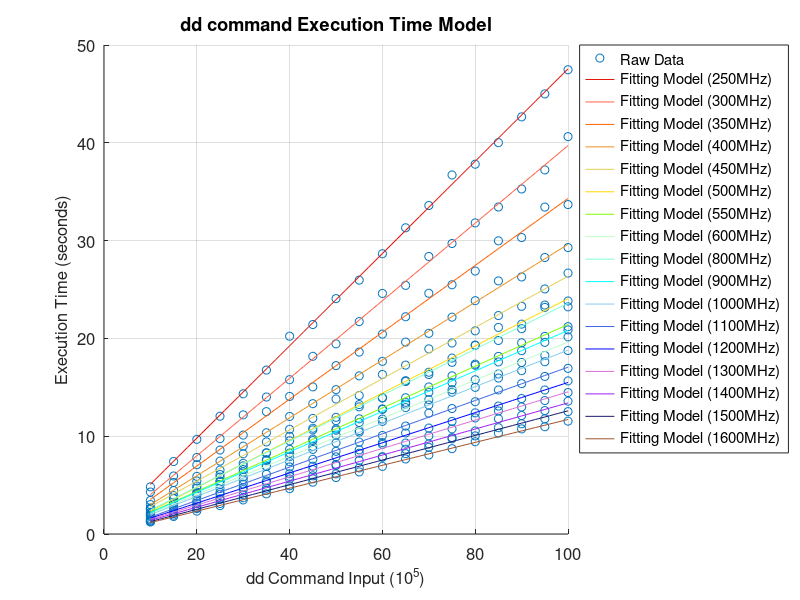
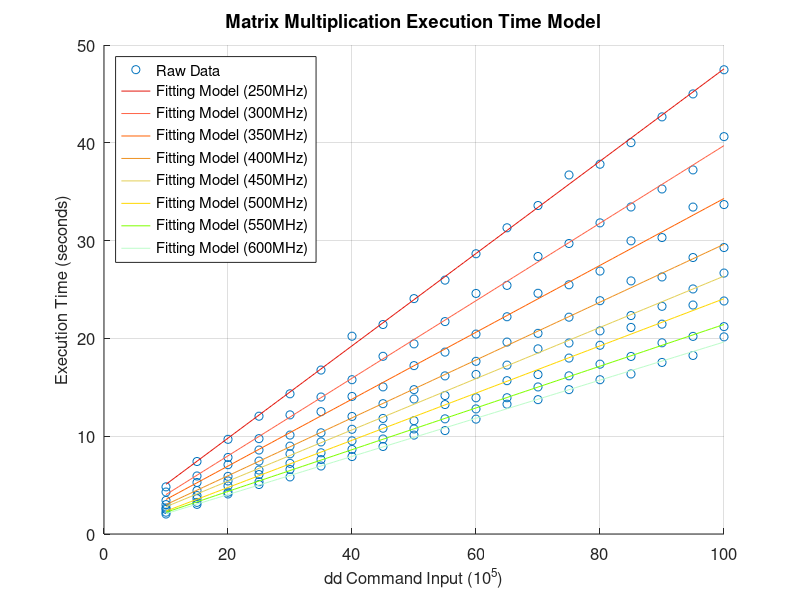
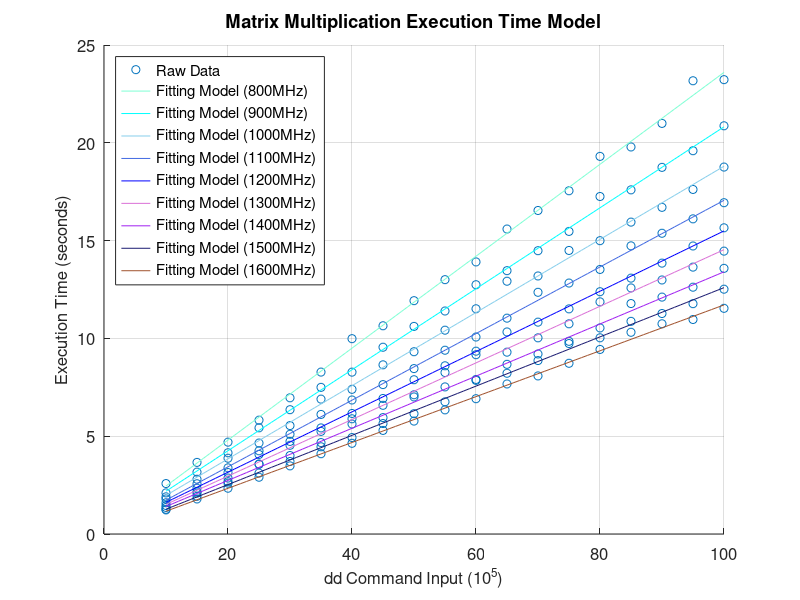

MATLAB code for these plots, in order:
% Read the data file
Data=csvread('Execution Time dd.csv');
Data_1=csvread('Execution Time dd_Little CPU.csv');
Data_2=csvread('Execution Time dd_Big CPU.csv');

% Separate the data
Dimension=Data(:,1);
Time=Data(:,3);
Dimension_1=Data_1(:,1);
Time_1=Data_1(:,3);
Dimension_2=Data_2(:,1);
Time_2=Data_2(:,3);

% Plot
figure(1)
hold on;
plot(Dimension,Time,'o');
x=10:100;
y1=0.472*x+0.361;    % 250MHz
plot(x,y1,'Color',[227/255,23/255,13/255])
y2=0.3965*x+0.0637;  % 300MHz
plot(x,y2,'Color',[255/255,99/255,71/255])
y3=0.342*x+0.108;    % 350MHz
plot(x,y3,'Color',[255/255,97/255,3/255])
y4=0.2958*x+0.0424;  % 400MHz
plot(x,y4,'Color',[237/255,145/255,33/255])
y5=0.262*x+0.165;    % 450MHz
plot(x,y5,'Color',[227/255,207/255,87/255])
y6=0.2413*x-0.0704;  % 500MHz
plot(x,y6,'Color',[255/255,215/255,0/255])
y7=0.2134*x+0.0862;  % 550MHz
plot(x,y7,'Color',[127/255,255/255,0/255])
y8=0.195*x+0.132;    % 600MHz
plot(x,y8,'Color',[189/255,252/255,202/255])
y9=0.235*x+0.101;    % 800MHz
plot(x,y9,'Color',[127/255,255/255,212/255])
y10=0.207*x+0.118;   % 900MHz
plot(x,y10,'Color',[0/255,255/255,255/255])
y11=0.187*x+0.102;   % 1000MHz
plot(x,y11,'Color',[135/255,206/255,235/255])
y12=0.1703*x+0.0288; % 1100MHz
plot(x,y12,'Color',[65/255,105/255,225/255])
y13=0.1542*x+0.0759; % 1200MHz
plot(x,y13,'Color',[0/255,0/255,255/255])
y14=0.1447*x+0.0667; % 1300MHz
plot(x,y14,'Color',[218/255,112/255,214/255])
y15=0.1333*x+0.0733; % 1400MHz
plot(x,y15,'Color',[160/255,32/255,240/255])
y16=0.12586*x+0.00929; % 1500MHz
plot(x,y16,'Color',[25/255,25/255,112/255])
y17=0.11718*x-0.00767; % 1600MHz
plot(x,y17,'Color',[160/255,82/255,45/255])
xlabel('dd Command Input (10^5)')
ylabel('Execution Time (seconds)')
title('dd command Execution Time Model')
legend('Raw Data','Fitting Model (250MHz)','Fitting Model (300MHz)','Fitting Model (350MHz)','Fitting Model (400MHz)','Fitting Model (450MHz)','Fitting Model (500MHz)','Fitting Model (550MHz)','Fitting Model (600MHz)','Fitting Model (800MHz)','Fitting Model (900MHz)','Fitting Model (1000MHz)','Fitting Model (1100MHz)','Fitting Model (1200MHz)','Fitting Model (1300MHz)','Fitting Model (1400MHz)','Fitting Model (1500MHz)','Fitting Model (1600MHz)','Location','BestOutside')
set(gca,'FontSize',12);
set(get(gca,'XLabel'),'FontSize',12);
set(get(gca,'YLabel'),'FontSize',12);
grid on;
hold off;

% In order to display figure better, separately plot
figure(2)
hold on;
plot(Dimension_1,Time_1,'o');
plot(x,y1,'Color',[227/255,23/255,13/255])
plot(x,y2,'Color',[255/255,99/255,71/255])
plot(x,y3,'Color',[255/255,97/255,3/255])
plot(x,y4,'Color',[237/255,145/255,33/255])
plot(x,y5,'Color',[227/255,207/255,87/255])
plot(x,y6,'Color',[255/255,215/255,0/255])
plot(x,y7,'Color',[127/255,255/255,0/255])
plot(x,y8,'Color',[189/255,252/255,202/255])
xlabel('dd Command Input (10^5)')
ylabel('Execution Time (seconds)')
title('Matrix Multiplication Execution Time Model')
legend('Raw Data','Fitting Model (250MHz)','Fitting Model (300MHz)','Fitting Model (350MHz)','Fitting Model (400MHz)','Fitting Model (450MHz)','Fitting Model (500MHz)','Fitting Model (550MHz)','Fitting Model (600MHz)','Location','Northwest')
set(gca,'FontSize',12);
set(get(gca,'XLabel'),'FontSize',12);
set(get(gca,'YLabel'),'FontSize',12);
grid on;
hold off;

figure(3)
hold on;
plot(Dimension_2,Time_2,'o');
plot(x,y9,'Color',[127/255,255/255,212/255])
plot(x,y10,'Color',[0/255,255/255,255/255])
plot(x,y11,'Color',[135/255,206/255,235/255])
plot(x,y12,'Color',[65/255,105/255,225/255])
plot(x,y13,'Color',[0/255,0/255,255/255])
plot(x,y14,'Color',[218/255,112/255,214/255])
plot(x,y15,'Color',[160/255,32/255,240/255])
plot(x,y16,'Color',[25/255,25/255,112/255])
plot(x,y17,'Color',[160/255,82/255,45/255])
xlabel('dd Command Input (10^5)')
ylabel('Execution Time (seconds)')
title('Matrix Multiplication Execution Time Model')
legend('Raw Data','Fitting Model (800MHz)','Fitting Model (900MHz)','Fitting Model (1000MHz)','Fitting Model (1100MHz)','Fitting Model (1200MHz)','Fitting Model (1300MHz)','Fitting Model (1400MHz)','Fitting Model (1500MHz)','Fitting Model (1600MHz)','Location','Northwest')
set(gca,'FontSize',12);
set(get(gca,'XLabel'),'FontSize',12);
set(get(gca,'YLabel'),'FontSize',12);
grid on;
hold off;

